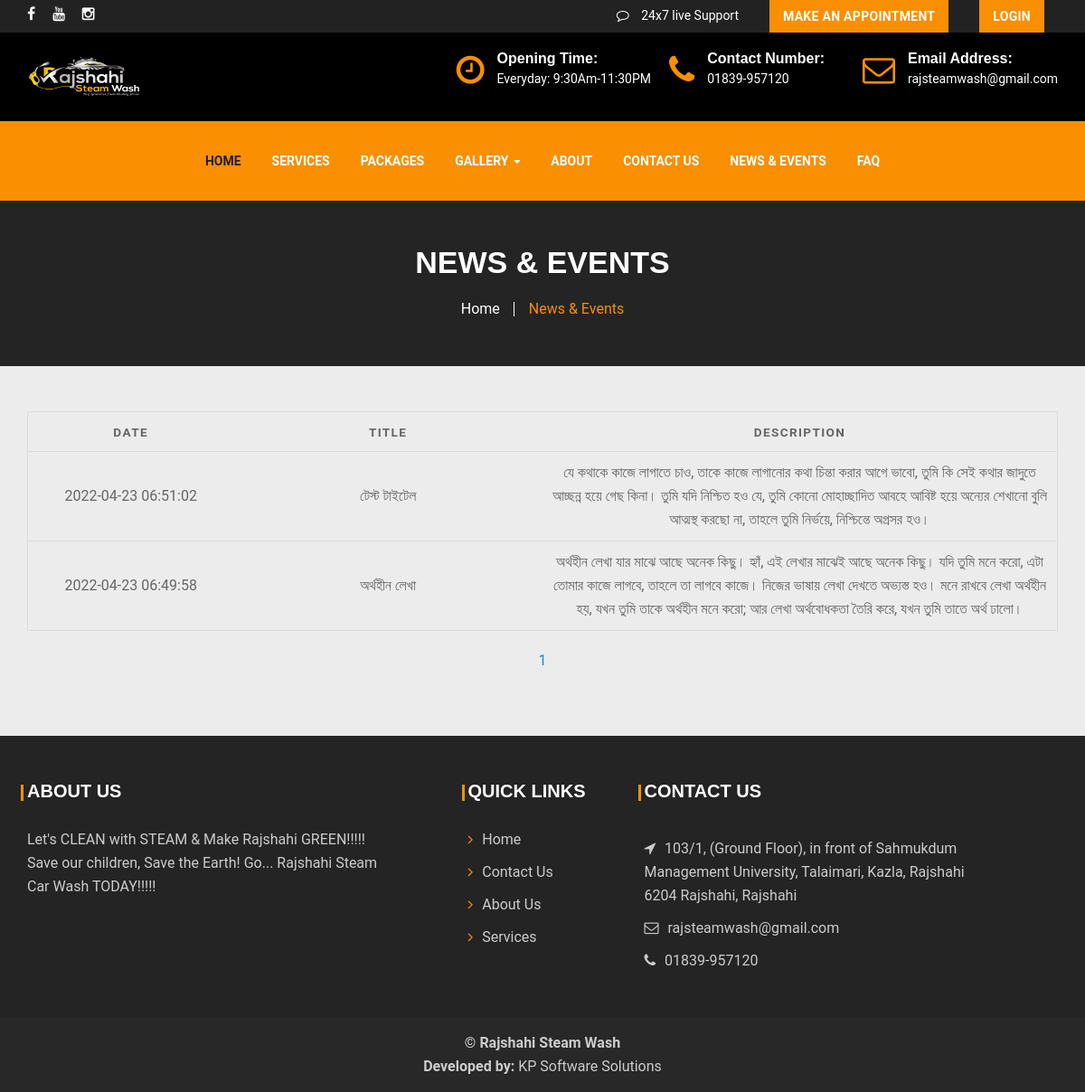
Page /notice.php on the committed database.
### tables this page shows
CREATE TABLE `news` (
  `id` bigint(20) NOT NULL,
  `Title` varchar(100) NOT NULL,
  `Description` varchar(500) NOT NULL,
  `date` timestamp NOT NULL DEFAULT current_timestamp() ON UPDATE current_timestamp()
);

### notice.php (the view, shortened to what this page needs)
<?php
include('connection.php');
?>
<!DOCTYPE html>
<html dir="ltr" lang="en">
<head>
    <link rel="stylesheet" href="css/bootstrap.min.css">
    <link rel="stylesheet" href="css/font-awesome.min.css">
    <link rel="stylesheet" href="css/owl.carousel.css">
    <link rel="stylesheet" href="css/animate.css">
    <link rel="stylesheet" href="css/main.css">
    <link rel="stylesheet" href="style.css">
    <link rel="stylesheet" href="css/meanmenu.min.css">
    <link rel="stylesheet" href="css/responsive.css">
</head>
<body>
    <header>
        <div class="hd-sec">
            <div class="container">
                <div class="row">
                    <div class="col-md-4 col-sm-3">
                        <div class="hd-rgt">
                            <ul>
                                <li><a href="https://www.facebook.com/rajshahisteamwash" target="_blank"><i class="fa fa-facebook"></i></a></li>
                                <li><a href="https://www.youtube.com/channel/UCrKgDa8yJDeyV2Y4AeW97qA" target="_blank"><i class="fa fa-youtube"></i></a></li>
                                <li><a href="https://www.instagram.com/rajshahi_steam/" target="_blank"><i class="fa fa-instagram"></i></a></li>
                            </ul>
                        </div>
                    </div>
                    <div class="col-md-8 col-sm-9">
                        <div class="hd-lft">
                            <ul>
                                <li><i class="fa fa-comment-o"></i> 24x7 live Support</li>
                                <li><a href="user/dashboard.php" class="btn appoitment-btn">Make An Appointment</a></li>
                                <li> <a href="login.php" class="btn login-btn"> Login </a> </li>
                            </ul>
                        </div>
                    </div>
                </div>
            </div>
        </div>
        <div class="hd-bottom-sec">
            <div class="container">
                <div class="row">
                    <div class="col-md-3 col-sm-3">
                        <div class="logo">
                            <a href="index.php"> <img src="img/logo.png" style="width: 126px; height: 46px;"> </a>
                        </div>
                    </div>
                    <div class="col-md-9 col-sm-9">
                        <div class="contact-intro">
                            <div class="info-intro">
                                <i class="fa fa-envelope-o"></i>
                                <div class="info-text">
                                    <h5>Email Address: </h5>
                                    <span>rajsteamwash@gmail.com</span>
                                </div>
                            </div>
                            <div class="info-intro" style="width: 194px; text-align: left;">
                                <i class="fa fa fa-phone"></i>
                                <div class="info-text">
                                    <h5>Contact Number:</h5>
                                    <span>01839-957120</span>
                                </div>
                            </div>
                            <div class="info-intro">
                                <i class="fa fa fa-clock-o"></i>
                                <div class="info-text">
                                    <h5>Opening Time:</h5>
                                    <span>Everyday: 9:30Am-11:30PM</span>
                                </div>
                            </div>
                        </div>
                    </div>
                </div>
            </div>
        </div>
        <div class="mnmenu-sec">
            <div class="container">
                <div class="row">
                    <div class="col-md-12">
                        <div class="menu">
                            <nav id="main-menu" class="main-menu">
                                <ul>
                                    <li class="active"><a href="index.php">Home</a></li>
                                    <li><a href="services.php">Services</a></li>
                                    <li><a href="packages.php">Packages</a></li>
                                    <li><a href="">Gallery<i class="fa fa-caret-down"> </i> </a>
                                    </li>
                                    <li><a href="about.php">About</a></li>
                                    <li><a href="contact.php">Contact Us</a></li>
                                    <li><a href="notice.php">News & Events</a></li>
                                    <li><a href="faq.php">FAQ</a></li>
                                </ul>
                            </nav>
                        </div>
                    </div>
                </div>
            </div>
        </div>
    </header>
    <div class="pagehding-sec">
        <div class="container">
            <div class="row">
                <div class="col-lg-12 col-md-12 col-sm-12 col-xs-12">
                    <div class="page-heading">
                        <h1>News & Events</h1>
                        <ul>
                            <li><a href="index.php">Home</a></li>
                            <li><a href="">News & Events</a></li>
                        </ul>
                    </div>
                </div>
            </div>
        </div>
    </div>
    <div class="news text-center pt-50 pb-50">
        <div class="container">
            <table id="table" style="border: 1px solid #000">
                <thead>
                    <tr>
                        <th width=20%>Date</th>
                        <th width=30%>Title</th>
                        <th width=50%>Description</th>
                    </tr>
                </thead>
                <tbody>
                    <?php
                    $page = isset($_GET['page']) ? (int)$_GET['page'] : 1;
                    $perPage = isset($_GET['per-page']) && $_GET['per-page'] <= 50 ? (int)$_GET['per-page'] : 10;
                    $start = ($page > 1) ? ($page * $perPage) - $perPage : 0;
                    $sql = "SELECT SQL_CALC_FOUND_ROWS * from news order by Date DESC LIMIT {$start}, {$perPage}";
                    $news = $dbh->prepare($sql);
                    $news->execute();
                    $results = $news->fetchAll(PDO::FETCH_OBJ);
                    $total = $dbh->query("SELECT FOUND_ROWS() as total")->fetch()['total'];
                    $pages = ceil($total / $perPage);
                    if ($news->rowCount() > 0) {
                        foreach ($results as $result) {                ?>
                            <tr>
                                <td width=20%><?php echo htmlentities($result->date); ?></td>
                                <td width=30%><?php echo htmlentities($result->Title); ?></td>
                                <td width=50%><?php echo htmlentities($result->Description); ?></td>
                            </tr>
                    <?php $cnt = $cnt + 1;
                        }
                    } ?>
                </tbody>
            </table>
            <div class="pagination">
                <?php for ($i = 1; $i <= $pages; $i++) : ?>
                    <a href="?page=<?php echo $i; ?>"> <?php echo $i; ?> </a>
                <?php endfor;  ?>
            </div>
        </div>
    </div>
    <footer>
        <div class="footer-sec">
            <div class="container">
                <div class="row">
                    <div class="col-md-5 col-sm-6">
                        <div class="footer-wedget-one">
                            <h2>About Us</h2>
                            <p>Let's CLEAN with STEAM & Make Rajshahi GREEN!!!!! <br>
                                Save our children, Save the Earth!
                                Go... Rajshahi Steam <br> Car Wash TODAY!!!!!</p>
                        </div>
                    </div>
                    <div class="col-md-2 col-sm-6">
                        <div class="footer-wedget-two">
                            <h2>quick links</h2>
                            <ul>
                                <li><a href="index.php">Home</a></li>
                                <li><a href="contact.php">Contact us</a></li>
                                <li><a href="about.php">About Us</a></li>
                                <li><a href="services.php">Services</a></li>
                            </ul>
                        </div>
                    </div>
                    <div class="col-md-4 col-sm-6">
                        <div class="footer-wedget-three">
                            <h2>Contact us</h2>
                            <ul>
                                <li><i class="fa fa-location-arrow"></i>103/1, (Ground Floor), in front of Sahmukdum Management University, Talaimari, Kazla, Rajshahi 6204 Rajshahi, Rajshahi</li>
                                <li><i class="fa fa-envelope-o"></i>rajsteamwash@gmail.com</li>
                                <li><i class="fa fa-phone"></i>01839-957120</li>
                            </ul>
                        </div>
                    </div>
                </div>
            </div>
        </div>
        <div class="footer-bottom-sec">
            <div class="container">
                <div class="row">
                    <div class="col-md-12">
                        <div class="copy-right">
                            <p>&copy; Rajshahi Steam Wash</p>
                            <p> Developed by: <a href="https://www.kpsoftwaresolutions.org/" target="_blank"> KP Software Solutions </a> </p>
                        </div>
                    </div>
                </div>
            </div>
        </div>
    </footer>
</body>
</html>

### css/main.css (style rules this page uses)
* { margin: 0; padding: 0; border: 0; outline: none; }
html, body { height: 100%; width: 100%; font-size: 16px; color: #666666; font-family: "Raleway", sans-serif; vertical-align: baseline; line-height: 26px; overflow-x: hidden; }
img { max-width: 100%; height: auto; }
p { margin: 0 0 20px; }
h1, h2, h3, h4, h5, h6 { margin: 0 0 20px; font-weight: 600; font-family: "Raleway", sans-serif; color: #464646; }
h1 { font-size: 32px; }
h2 { font-size: 22px; }
a { transition: all 0.5s ease-out; text-decoration: none; color: #464646; }
ul { list-style: outside none none; margin: 0; padding: 0; }
.pt-50 { padding-top: 50px; }
.pb-50 { padding-bottom: 50px; }
.hd-sec { background: #222 none repeat scroll 0 0; }
.hd-lft li { color: #fff; display: inline-block; padding: 0 15px; position: relative; font-size: 14px; }
.hd-lft li i { margin-right: 10px; color: #fff; }
.hd-rgt { float: left; }
.hd-rgt li { display: inline-block; margin-right: 15px; margin-top: 3px; }
.btn.appoitment-btn { background: #f98f01 none repeat scroll 0 0; border-radius: 0; color: #fff; }
.btn.login-btn { background: #f98f01 none repeat scroll 0 0; border-radius: 0; color: #fff; }
.hd-rgt li a i { color: #fff; }
.hd-lft { float: right; }
.hd-bottom-sec { padding: 20px 0; background-color: #000; }
.info-intro { display: inline-block; margin-left: 20px; float: right; }
.info-text h5 { color: white; font-size: 16px; margin-bottom: 0; }
.info-text a, .info-text span { color: white; font-size: 14px; }
.info-intro i { color: #f98f01; font-size: 36px; margin-right: 10px; position: relative; top: -2px; }
.info-text { display: inline-block; }
.mnmenu-sec { background: #f98f01 none repeat scroll 0 0; }
.logo { padding: 6px 0; }
.main-menu ul { text-align: center; list-style: none outside none; margin: 0; padding: 0; position: relative; }
.main-menu ul > li { display: inline-block; padding: 0; position: relative; }
.main-menu ul li a { color: #fff; display: block; font-size: 14px; font-weight: bold; padding: 20px; position: relative; text-decoration: none; text-transform: uppercase; transition: all 0.4s ease 0s; }
.main-menu ul li.active a { color: #222; position: relative; }
.main-menu ul li a i { margin-left: 6px; font-size: 12px; }
.pagehding-sec { background-color: #242424; background-position: center center; background-repeat: no-repeat; padding: 50px 0; position: relative; }
.page-heading h1 { font-size: 34px; color: #fff; text-transform: uppercase; font-weight: bold; }
.page-heading { text-align: center; }
.page-heading li { display: inline-block; position: relative; padding: 0px 14px; }
.page-heading li a { color: #fff; }
.page-heading li:last-child a { color: #f98f01; }
.page-heading li::before { border-right: 1px solid #fff; content: ""; height: 60%; position: absolute; right: -2px; top: 5px; }
.page-heading li:last-child::before { display: none; }
.footer-sec { background: #242424 none repeat scroll 0 0; padding: 50px 0; }
.footer-sec h2 { color: #fff; font-size: 20px; margin-bottom: 10px; position: relative; text-transform: uppercase; padding-bottom: 10px; margin-bottom: 20px; }
.footer-sec h2:before { border-left: 3px solid #f98f01; top: 4px; content: ""; position: absolute; height: 18px; left: -7px; }
.footer-sec p { color: #ccc; }
.footer-wedget-three li i { display: inline-block; margin-right: 10px; }
.footer-wedget-three li { color: #ccc; padding-top: 10px; }
.footer-wedget-two li { padding-bottom: 10px; }
.footer-wedget-two li a { color: #ccc; text-transform: capitalize; display: inline-block; transition: all 0.4s ease-in-out 0s; }
.footer-wedget-two li a:before { content: "\f105"; font-family: "FontAwesome"; color: #f98f01; padding-right: 10px; }
.footer-bottom-sec { background: #282828 none repeat scroll 0 0; padding: 15px 0; }
.footer-bottom-sec p { color: #ccc; font-weight: bold; margin: 0; text-align: center; }
.footer-bottom-sec p a { color: #ccc; }

### css/responsive.css (style rules this page uses)
@media only screen and (min-width: 992px) and (max-width: 3840px) { .main-menu ul li a { padding: 31px 15px; } }

### notice.php (style rules this page uses)
table { border: 1px solid #ccc; border-collapse: collapse; margin: 0; padding: 0; width: 100%; table-layout: fixed; }
table tr { border: 1px solid #ddd; padding: .35em; }
table th, table td { padding: .625em; text-align: center; }
table th { font-size: .85em; letter-spacing: .1em; text-transform: uppercase; }

### rows in the picture
news: date "2022-04-23 06:51:02", Title "টেস্ট টাইটেল", Description "যে কথাকে কাজে লাগাতে চাও, তাকে কাজে লাগানোর কথা চিন্তা করার আগে ভাবো, তুমি কি সেই কথার জাদুতে আচ্ছন্ন হয়ে গেছ কিনা। তুমি যদি নিশ্চিত হও যে, তুমি কোনো মোহাচ্ছাদিত আবহে আবিষ্ট হয়ে অন্যের শেখানো বুলি আত্মস্থ করছো না, তাহলে তুমি নির্ভয়ে, নিশ্চিন্তে অগ্রসর হও।"
news: date "2022-04-23 06:49:58", Title "অর্থহীন লেখা", Description "অর্থহীন লেখা যার মাঝে আছে অনেক কিছু। হ্যাঁ, এই লেখার মাঝেই আছে অনেক কিছু। যদি তুমি মনে করো, এটা তোমার কাজে লাগবে, তাহলে তা লাগবে কাজে। নিজের ভাষায় লেখা দেখতে অভ্যস্ত হও। মনে রাখবে লেখা অর্থহীন হয়, যখন তুমি তাকে অর্থহীন মনে করো; আর লেখা অর্থবোধকতা তৈরি করে, যখন তুমি তাতে অর্থ ঢালো।"
